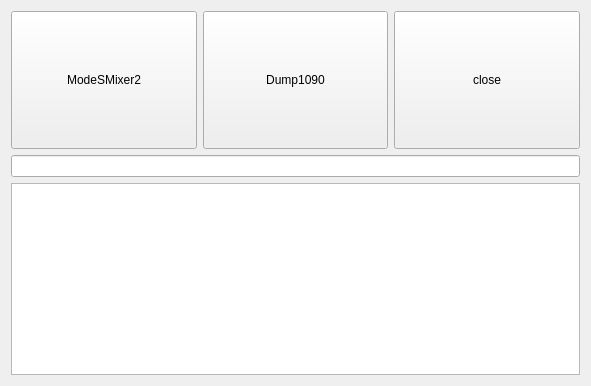
<?xml version="1.0" encoding="UTF-8"?>
<ui version="4.0">
 <class>REST_API_TestClass</class>
 <widget class="QMainWindow" name="REST_API_TestClass">
  <property name="geometry">
   <rect>
    <x>0</x>
    <y>0</y>
    <width>591</width>
    <height>386</height>
   </rect>
  </property>
  <property name="windowTitle">
   <string>REST_API_Test</string>
  </property>
  <widget class="QWidget" name="centralWidget">
   <layout class="QHBoxLayout" name="horizontalLayout">
    <item>
     <layout class="QGridLayout" name="gridLayout">
      <item row="0" column="1">
       <widget class="QPushButton" name="GetDump1090Button">
        <property name="sizePolicy">
         <sizepolicy hsizetype="Expanding" vsizetype="Minimum">
          <horstretch>0</horstretch>
          <verstretch>0</verstretch>
         </sizepolicy>
        </property>
        <property name="minimumSize">
         <size>
          <width>0</width>
          <height>100</height>
         </size>
        </property>
        <property name="text">
         <string>Dump1090</string>
        </property>
       </widget>
      </item>
      <item row="0" column="0">
       <widget class="QPushButton" name="GetModeSMixerButton">
        <property name="sizePolicy">
         <sizepolicy hsizetype="Expanding" vsizetype="Minimum">
          <horstretch>0</horstretch>
          <verstretch>0</verstretch>
         </sizepolicy>
        </property>
        <property name="minimumSize">
         <size>
          <width>0</width>
          <height>100</height>
         </size>
        </property>
        <property name="text">
         <string>ModeSMixer2</string>
        </property>
       </widget>
      </item>
      <item row="0" column="2">
       <widget class="QPushButton" name="closeButton">
        <property name="sizePolicy">
         <sizepolicy hsizetype="Expanding" vsizetype="Minimum">
          <horstretch>0</horstretch>
          <verstretch>100</verstretch>
         </sizepolicy>
        </property>
        <property name="text">
         <string>close</string>
        </property>
       </widget>
      </item>
      <item row="1" column="0" colspan="3">
       <widget class="QLineEdit" name="epochModesModeSMixer"/>
      </item>
      <item row="2" column="0" colspan="3">
       <widget class="QPlainTextEdit" name="RestResult">
        <property name="sizePolicy">
         <sizepolicy hsizetype="Expanding" vsizetype="MinimumExpanding">
          <horstretch>0</horstretch>
          <verstretch>0</verstretch>
         </sizepolicy>
        </property>
       </widget>
      </item>
     </layout>
    </item>
   </layout>
  </widget>
 </widget>
 <layoutdefault spacing="6" margin="11"/>
 <resources>
  <include location="REST_API_Test.qrc"/>
 </resources>
 <connections/>
</ui>
